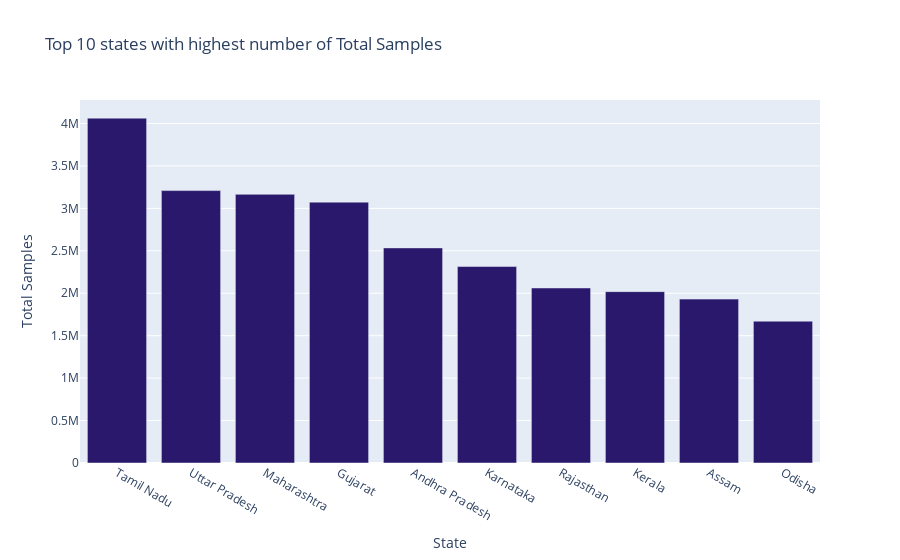

Notebook code for this chart:
### Code cell
px.bar(x=covid_testing_state.nlargest(10,"TotalSamples")["State"],
       y = covid_testing_state.nlargest(10,"TotalSamples")["TotalSamples"],
       labels={'y':'Total Samples','x':'State'},
       color_discrete_sequence=px.colors.sequential.haline,
       title="Top 10 states with highest number of Total Samples")

### Figure 1 — Plotly figure (JSON) as saved in the notebook; plotly's stock layout.template omitted (floating-point values rounded to 4 significant figures)
{"data": [{"alignmentgroup": "True", "hovertemplate": "State=%{x}<br>Total Samples=%{y}<extra></extra>", "legendgroup": "", "marker": {"color": "rgb(41, 24, 107)"}, "name": "", "offsetgroup": "", "orientation": "v", "showlegend": false, "textposition": "auto", "type": "bar", "x": ["Tamil Nadu", "Uttar Pradesh", "Maharashtra", "Gujarat", "Andhra Pradesh", "Karnataka", "Rajasthan", "Kerala", "Assam", "Odisha"], "xaxis": "x", "y": [4062943, 3209587, 3165550, 3073534, 2534304, 2314485, 2062109, 2018921, 1930764, 1670910], "yaxis": "y"}], "layout": {"barmode": "relative", "legend": {"tracegroupgap": 0}, "title": {"text": "Top 10 states with highest number of Total Samples"}, "xaxis": {"anchor": "y", "domain": [0, 1], "title": {"text": "State"}}, "yaxis": {"anchor": "x", "domain": [0, 1], "title": {"text": "Total Samples"}}}}
